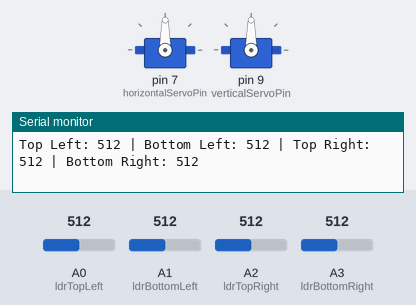
The sketch below on a simulated Arduino Uno, built with avr-gcc and run on an emulated ATmega328P. Shown: 2 × servo, the last lines printed to the serial monitor. Inputs (shaded band) come from the test bench; at power-on: A0 (ldrTopLeft) = 512, A1 (ldrBottomLeft) = 512, A2 (ldrTopRight) = 512, A3 (ldrBottomRight) = 512.

Above: at 1.2 s.
1.3 s: A0 (ldrTopLeft) set to 484
At 2.23 s:
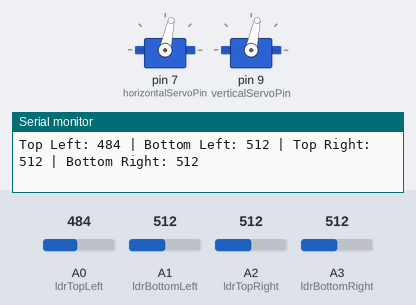
4.3 s: A1 (ldrBottomLeft) set to 485
At 4.9 s:
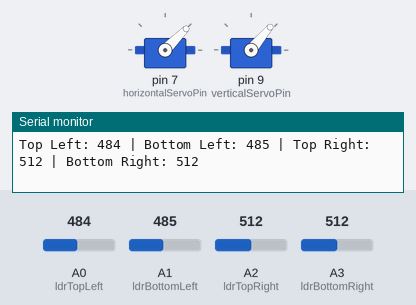
7.3 s: A2 (ldrTopRight) set to 488
At 8.21 s:
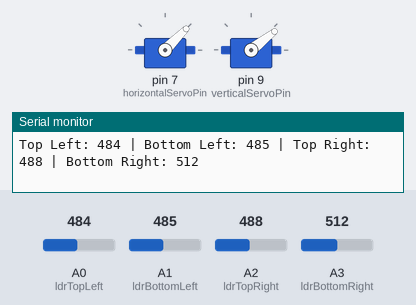
10.3 s: A3 (ldrBottomRight) set to 30
At 10.42 s:
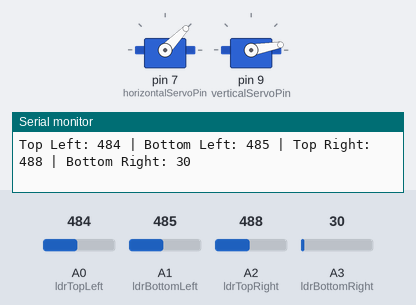
13.3 s: A2 (ldrTopRight) set to 30
At 13.33 s:
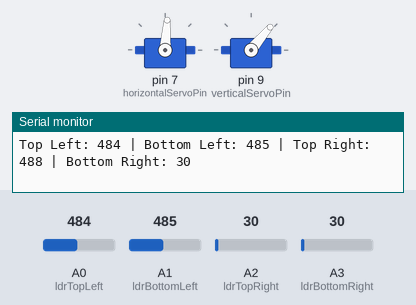
16.3 s: A0 (ldrTopLeft) set to 30
At 20.08 s:
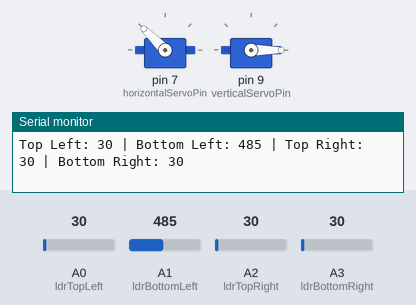
Timing chart, 0 to 20.3 s (numbered marks = the images above; inputs shaded):
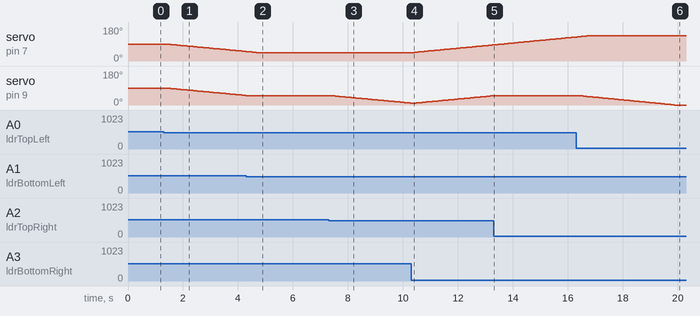

The sketch:

tracker_project_pembangkit.ino
```cpp
#include <Servo.h>

// Pin definitions for the LDRs
const int ldrTopLeft = A0;
const int ldrBottomLeft = A1;
const int ldrTopRight = A2;
const int ldrBottomRight = A3;

// Servo objects
Servo horizontalServo;
Servo verticalServo;

// Servo pin definitions
const int horizontalServoPin = 7;
const int verticalServoPin = 9;

// Servo position variables
int horizontalServoPos = 90; // Start position at 90 degrees
int verticalServoPos = 90;   // Start position at 90 degrees

// Threshold for LDR value difference
const int threshold = 5;

void setup() {
  // Attach the servo objects to the respective pins
  horizontalServo.attach(horizontalServoPin);
  verticalServo.attach(verticalServoPin);

  // Set the initial position of the servos
  horizontalServo.write(horizontalServoPos);
  verticalServo.write(verticalServoPos);

  // Initialize serial communication
  Serial.begin(9600);
}

void loop() {
  // Read the LDR values
  int topLeftValue = analogRead(ldrTopLeft);
  int bottomLeftValue = analogRead(ldrBottomLeft);
  int topRightValue = analogRead(ldrTopRight);
  int bottomRightValue = analogRead(ldrBottomRight);

  // Calculate average values for each axis
  int avgLeft = (topLeftValue + bottomLeftValue) / 2;
  int avgRight = (topRightValue + bottomRightValue) / 2;
  int avgTop = (topLeftValue + topRightValue) / 2;
  int avgBottom = (bottomLeftValue + bottomRightValue) / 2;

  // Print LDR values to the serial monitor (optional)
  Serial.print("Top Left: "); Serial.print(topLeftValue);
  Serial.print(" | Bottom Left: "); Serial.print(bottomLeftValue);
  Serial.print(" | Top Right: "); Serial.print(topRightValue);
  Serial.print(" | Bottom Right: "); Serial.println(bottomRightValue);

  // Adjust horizontal servo position
  if (abs(avgLeft - avgRight) > threshold) {
    if (avgLeft > avgRight) {
      horizontalServoPos = min(horizontalServoPos + 1, 135);
    } else {
      horizontalServoPos = max(horizontalServoPos - 1, 45);
    }
  }

  // Adjust vertical servo position
  if (abs(avgTop - avgBottom) > threshold) {
    if (avgTop > avgBottom) {
      verticalServoPos = min(verticalServoPos + 1, 180);
    } else {
      verticalServoPos = max(verticalServoPos - 1, 0);
    }
  }

  // Write new positions to the servos
  horizontalServo.write(horizontalServoPos);
  verticalServo.write(verticalServoPos);

  // Small delay to allow servos to move smoothly
  delay(10);
}
```

Measured:
- the behaviour switches between 502 and 501 on A0 (ldrTopLeft) (found by bisection; images 0 and 1)
- the behaviour switches between 496 and 495 on A1 (ldrBottomLeft) (found by bisection; images 1 and 2)
- the behaviour switches between 502 and 501 on A2 (ldrTopRight) (found by bisection; images 2 and 3)
- after the input at 1.3 s, servo on pin 7 (horizontalServoPin), servo on pin 9 (verticalServoPin): moves from 90° to 50° over 2.9 s, starting after 0.11 s
- after the input at 4.3 s, servo on pin 9 (verticalServoPin): stays 50° (without the input it goes to 49° after 0.06 s)
- after the input at 7.3 s, servo on pin 9 (verticalServoPin): moves from 50° to 10° over 2.9 s, starting after 0.09 s
- after the input at 10.3 s, servo on pin 7 (horizontalServoPin): moves from 45° to 85° over 2.8 s, starting after 0.12 s
- after the input at 13.3 s, servo on pin 9 (verticalServoPin): goes on until 13.3 s, then stays 50°
- after the input at 16.3 s, servo on pin 9 (verticalServoPin): moves from 50° to 0° over 3.5 s, starting after 0.11 s
